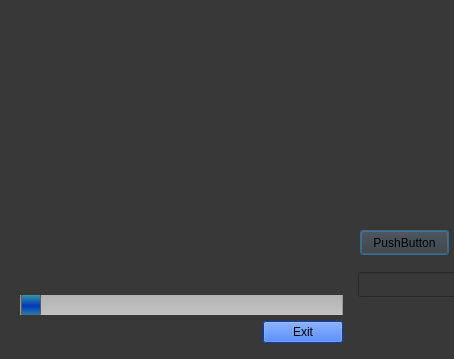
<?xml version="1.0" encoding="UTF-8"?>
<ui version="4.0">
 <class>Dialog</class>
 <widget class="QDialog" name="Dialog">
  <property name="geometry">
   <rect>
    <x>0</x>
    <y>0</y>
    <width>454</width>
    <height>359</height>
   </rect>
  </property>
  <property name="windowTitle">
   <string>QMeter example</string>
  </property>
  <property name="styleSheet">
   <string notr="true">background-color: rgb(56, 56, 56);</string>
  </property>
  <widget class="QPushButton" name="send">
   <property name="geometry">
    <rect>
     <x>360</x>
     <y>230</y>
     <width>89</width>
     <height>25</height>
    </rect>
   </property>
   <property name="text">
    <string>PushButton</string>
   </property>
  </widget>
  <widget class="QLineEdit" name="lineEdit">
   <property name="geometry">
    <rect>
     <x>358</x>
     <y>272</y>
     <width>113</width>
     <height>25</height>
    </rect>
   </property>
  </widget>
  <widget class="QWidget" name="">
   <property name="geometry">
    <rect>
     <x>9</x>
     <y>9</y>
     <width>345</width>
     <height>345</height>
    </rect>
   </property>
   <layout class="QVBoxLayout" name="verticalLayout">
    <item>
     <widget class="QMeter" name="meterWidget" native="true">
      <property name="sizePolicy">
       <sizepolicy hsizetype="Expanding" vsizetype="Expanding">
        <horstretch>0</horstretch>
        <verstretch>0</verstretch>
       </sizepolicy>
      </property>
      <property name="font">
       <font>
        <family>Ubuntu</family>
        <pointsize>5</pointsize>
       </font>
      </property>
     </widget>
    </item>
    <item>
     <widget class="QSlider" name="horizontalSlider">
      <property name="minimumSize">
       <size>
        <width>0</width>
        <height>20</height>
       </size>
      </property>
      <property name="styleSheet">
       <string notr="true">QSlider::groove:horizontal {
    border: 1px solid #999999;
    height: 20px; /* the groove expands to the size of the slider by default. by giving it a height, it has a fixed size */
    background: qlineargradient(x1:0, y1:0, x2:0, y2:1, stop:0 #B1B1B1, stop:1 #c4c4c4);
    margin: 2px 0;
}

QSlider::handle:horizontal {
	background: qlineargradient(spread:pad, x1:0, y1:0, x2:0, y2:1, stop:0 rgba(60, 162, 160, 255), stop:0.531579 rgba(0, 58, 185, 255), stop:0.973684 rgba(54, 129, 160, 255));
    border: 1px solid #5c5c5c;
    width: 18px;
    margin: -2px 0; /* handle is placed by default on the contents rect of the groove. Expand outside the groove */
    border-radius: 3px;
}</string>
      </property>
      <property name="orientation">
       <enum>Qt::Horizontal</enum>
      </property>
     </widget>
    </item>
    <item>
     <layout class="QHBoxLayout" name="horizontalLayout">
      <item>
       <spacer name="horizontalSpacer">
        <property name="orientation">
         <enum>Qt::Horizontal</enum>
        </property>
        <property name="sizeHint" stdset="0">
         <size>
          <width>40</width>
          <height>20</height>
         </size>
        </property>
       </spacer>
      </item>
      <item>
       <widget class="QPushButton" name="pushButton">
        <property name="styleSheet">
         <string notr="true">background-color: rgb(0, 85, 255);</string>
        </property>
        <property name="text">
         <string>Exit</string>
        </property>
       </widget>
      </item>
     </layout>
    </item>
   </layout>
  </widget>
 </widget>
 <layoutdefault spacing="6" margin="11"/>
 <customwidgets>
  <customwidget>
   <class>QMeter</class>
   <extends>QWidget</extends>
   <header location="global">qmeter.h</header>
   <container>1</container>
  </customwidget>
 </customwidgets>
 <resources/>
 <connections/>
</ui>
